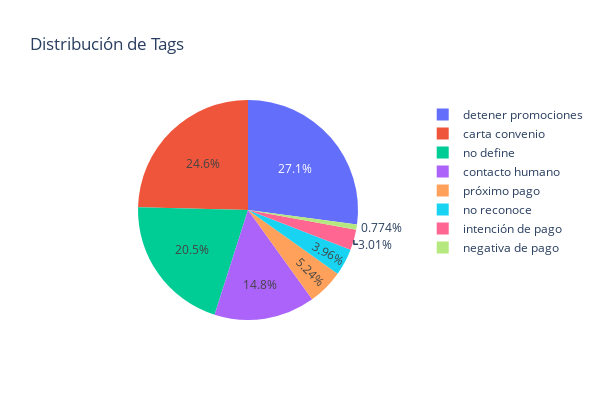

Source (notebook cell):
### Code cell
tag_counts = data.query("content.str.contains('Template')").tag.value_counts()
fig = px.pie(values = tag_counts.values, names = tag_counts.index, title = 'Distribución de Tags', width = 600, height = 400)
fig.show()

### Figure 1 — Plotly figure (JSON) as saved in the notebook; plotly's stock layout.template omitted (floating-point values rounded to 4 significant figures)
{"data": [{"domain": {"x": [0, 1], "y": [0, 1]}, "hovertemplate": "label=%{label}<br>value=%{value}<extra></extra>", "labels": ["detener promociones", "carta convenio", "no define", "contacto humano", "próximo pago", "no reconoce", "intención de pago", "negativa de pago"], "legendgroup": "", "name": "", "showlegend": true, "type": "pie", "values": [1225, 1112, 926, 670, 237, 179, 136, 35]}], "layout": {"height": 400, "legend": {"tracegroupgap": 0}, "title": {"text": "Distribución de Tags"}, "width": 600}}
